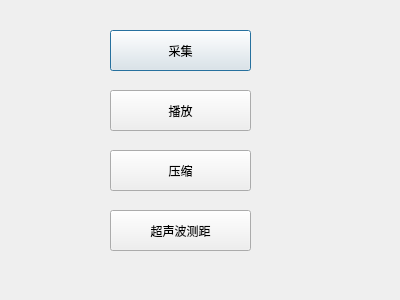
<?xml version="1.0" encoding="UTF-8"?>
<ui version="4.0">
 <class>myDlg4</class>
 <widget class="QDialog" name="myDlg4">
  <property name="geometry">
   <rect>
    <x>0</x>
    <y>0</y>
    <width>400</width>
    <height>300</height>
   </rect>
  </property>
  <property name="windowTitle">
   <string>Dialog</string>
  </property>
  <widget class="QPushButton" name="pushButton">
   <property name="geometry">
    <rect>
     <x>110</x>
     <y>30</y>
     <width>141</width>
     <height>41</height>
    </rect>
   </property>
   <property name="text">
    <string>采集</string>
   </property>
  </widget>
  <widget class="QPushButton" name="pushButton_2">
   <property name="geometry">
    <rect>
     <x>110</x>
     <y>90</y>
     <width>141</width>
     <height>41</height>
    </rect>
   </property>
   <property name="text">
    <string>播放</string>
   </property>
  </widget>
  <widget class="QPushButton" name="pushButton_3">
   <property name="geometry">
    <rect>
     <x>110</x>
     <y>150</y>
     <width>141</width>
     <height>41</height>
    </rect>
   </property>
   <property name="text">
    <string>压缩</string>
   </property>
  </widget>
  <widget class="QPushButton" name="pushButton_4">
   <property name="geometry">
    <rect>
     <x>110</x>
     <y>210</y>
     <width>141</width>
     <height>41</height>
    </rect>
   </property>
   <property name="text">
    <string>超声波测距</string>
   </property>
  </widget>
 </widget>
 <resources/>
 <connections/>
</ui>
